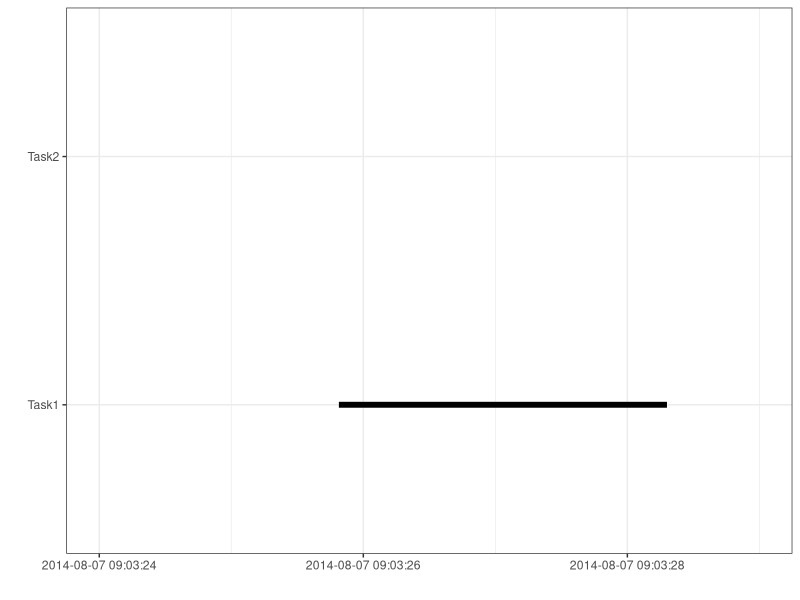

Reproduce this figure in R. (Note: this script raises an error after producing the figure.)

# example
install.packages("reshape")
library(reshape)
library(ggplot2)
library(scales)

tasks <- c("Task1", "Task2")
dfr <- data.frame(
  name        = factor(tasks, levels = tasks),
  start.date  = c("2014-08-07 09:03:25.815", "2014-08-07 09:03:25.956"),
  end.date    = c("2014-08-07 09:03:28.300", "2014-08-07 09:03:30.409")
)

mdfr <- melt(dfr, measure.vars = c("start.date", "end.date"))

mdfr$time<-as.POSIXct(mdfr$value)

ggplot(mdfr, aes(time,name)) + 
  geom_line(size = 2) +
  xlab("") + ylab("") +
  theme_bw()+
  scale_x_datetime(breaks=date_breaks("2 sec"),
                   limits = as.POSIXct(c('2014-08-07 09:03:24','2014-08-07 09:03:29')))

# my own effort
rm(list = ls())
library(readxl)
library(reshape)
library(ggplot2)
library(dplyr)
library(scales)
setwd("~/Desktop/Capstone/DHSTeam1-Ziyi-Shuning-Xiaoying") # change to where you put DHSTeam1 folder
dat2 <- read_excel("Data/DHS_CrossSystem.xlsx",
                   sheet = "SystemInvolvement_EC2016") # 8206 obs
dat <- filter(dat2, CLIENT_ID == 688929 | CLIENT_ID == 688932
              | CLIENT_ID == 688934 | CLIENT_ID == 688935
              | CLIENT_ID == 688936 | CLIENT_ID == 688937)
datclean <- dat[, colSums(is.na(dat)) == 0]
datclean <- data.frame(datclean)
mdatclean <- melt(datclean, measure.vars = names(datclean)[-1])
mdatclean$value <- paste0("01-", mdatclean$value)
mdatclean$value <- as.Date(mdatclean$value, "%d-%B-%Y")
mdatclean$time <- as.POSIXct(mdatclean$value)
mdat <- mdatclean

idxMin <- regexpr("MIN_ACTIVE", mdat$variable) 
idxMax <- regexpr("MAX_ACTIVE", mdat$variable) 
getLargerOnes <- function(a, b){
  print(paste0("Do they have same length? ", (length(a) == length(b))))
  result <- NULL
  for (i in 1:length(a)){
    if (a[i] >= b[i]){
      result <- c(result, a[i])
    } else {
      result <- c(result, b[i])
    }
  }
  return(result)
}
idx <- getLargerOnes(idxMin, idxMax)
idx <- idx - 2
serviceName <- substr(mdat$variable, 1, idx)
mdat <- data.frame(mdat, serviceName = serviceName)
minIdx <- which(idxMin > 0)
maxIdx <- which(idxMax > 0)
mins <- rep("min", dim(mdat)[1])
mdat <- data.frame(mdat, minOrMax = mins, stringsAsFactors=FALSE)
mdat$minOrMax[maxIdx] <- "max"

ggplot(mdat, aes(time,serviceName)) + 
  geom_line(size = 2) +
  xlab("") + ylab("") +
  theme_bw()+
  scale_x_datetime(breaks=date_breaks("1 year"),
                   limits = as.POSIXct(c('2002-06-30 20:00:00','2017-01-31 19:00:00'))) +
  facet_grid(CLIENT_ID~.)
